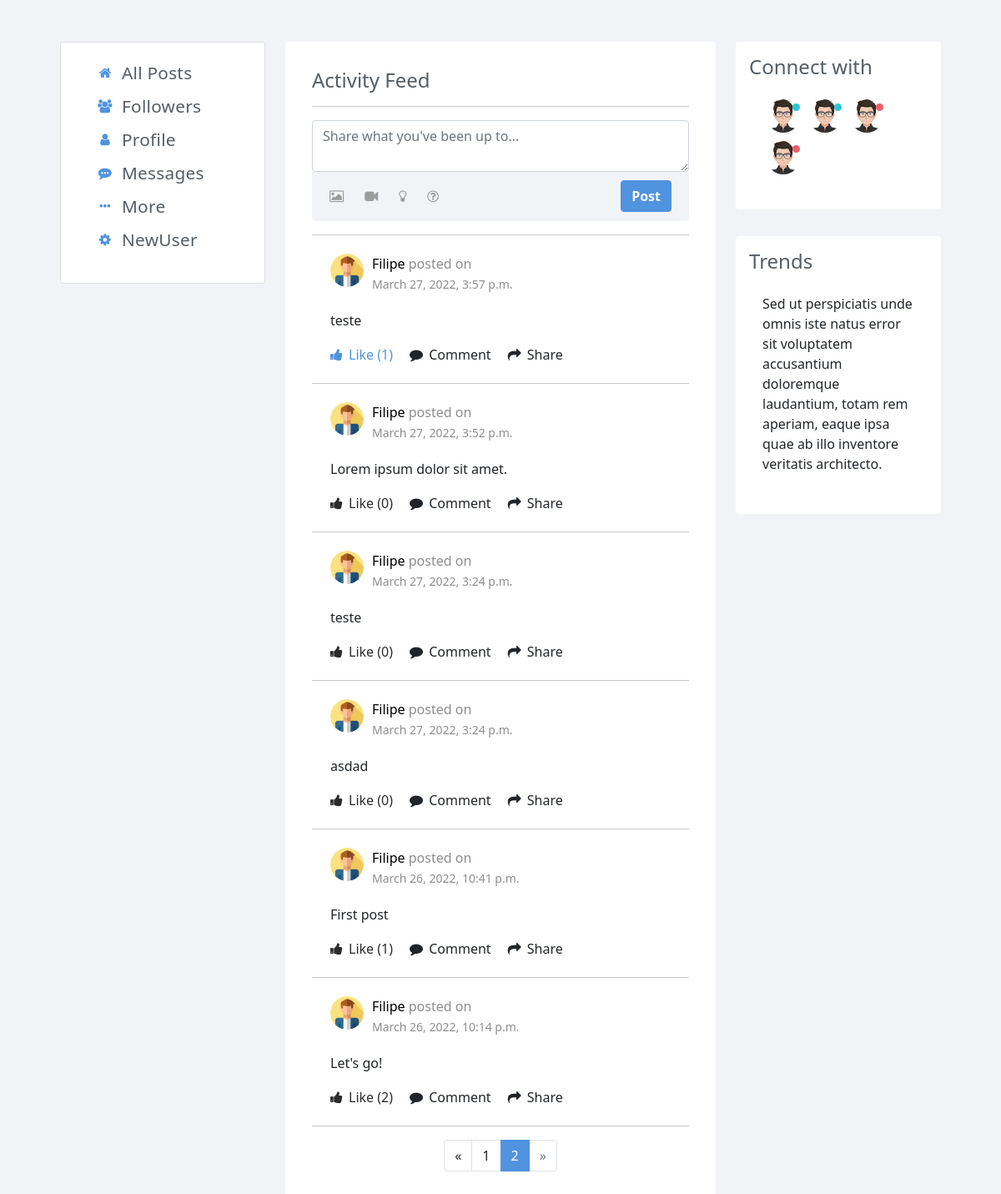
/?page=2 (signed in), run on the app's committed database.
### network/models.py (models this page shows, shortened)
class User(AbstractUser):
    pass

class Post(models.Model):
    user = models.ForeignKey(User, on_delete=models.CASCADE, related_name="user_id")
    content = models.CharField(max_length=300, null=True, blank=True)
    timestamp = models.DateTimeField(auto_now_add=True)

### network/views.py (the view)
# urls.py: path("", views.index, name="index"),
def index(request):
    if request.user.is_authenticated:
        all_posts = Post.objects.all().order_by('-timestamp')
        user_liked_posts = Like.objects.filter(
            user_id=request.user.id).values_list('post_id', flat=True)
        post_num_like = {}
        if len(all_posts) > 0:
            for post in all_posts:
                post_num_like.update({post.id: Like.objects.filter(
            post=post.id).count()})
        paginator = Paginator(all_posts, 10)
        page_number = request.GET.get('page', 1)
        pages = paginator.get_page(page_number)
        return render(request, "network/index.html",{
            "user_liked_posts": user_liked_posts,
            "post_num_likes": post_num_like,
            "posts_pages": pages
        })
    else:
        return HttpResponseRedirect(reverse("login"))

### network/templatetags/custom_tags.py (called while the page is built)
@register.filter(name='lookup')
def lookup(value, arg):
    return value[arg]

### network/templates/network/index.html (shortened to what this page needs)
{% extends "network/layout.html" %}
{% load static  %}
{% load custom_tags%}
{% block body %}
<div class="page-inner no-page-title" id="index_page">
    <div id="main-wrapper">
        <div class="row">
            <div class="col-lg-5 col-xl-3">
                <div class="card mb-3">
                    <div class="card-body">
                        <ul class="nav-main" id="navbar">
                            <li class="nav-main-item">
                                <a class="nav-main-link" href="{% url 'index' %}">
                                    <i class="nav-main-link-icon fa fa-home"></i>
                                    <span class="nav-main-link-name">All Posts</span>
                                </a>
                            </li>
                            <li class="nav-main-item">
                                <a class="nav-main-link" href="{% url 'following' %}">
                                    <i class="nav-main-link-icon fa fa-users"></i>
                                    <span class="nav-main-link-name">Followers</span>
                                </a>
                            </li>
                            <li class="nav-main-item">
                                <a class="nav-main-link" href="{% url 'profile' user%}">
                                    <i class="nav-main-link-icon fa fa-user"></i>
                                    <span class="nav-main-link-name">Profile</span>
                                </a>
                            </li>
                            <li class="nav-main-item">
                                <a class="nav-main-link" href="">
                                    <i class="nav-main-link-icon fa fa-commenting"></i>
                                    <span class="nav-main-link-name">Messages</span>
                                </a>
                            </li>
                            <li class="nav-main-item">
                                <a class="nav-main-link" href="#">
                                    <i class="nav-main-link-icon fa fa-ellipsis-h"></i>
                                    <span class="nav-main-link-name">More</span>
                                </a>
                            </li>
                             <li class="nav-main-item" type="button" id="dropdownMenu2" data-bs-toggle="dropdown" aria-expanded="false">
                                <a class="nav-main-link" href="#">
                                    <i class="nav-main-link-icon fa fa-cog"></i>
                                    <span class="nav-main-link-name">{{ user.username }}</span>
                                </a>
                            </li>
                        </ul>
                    </div>
                </div>
            </div>
            <div class="col-lg-7 col-xl-6">
                <div class="card card-white grid-margin">
                    <div class="card-body">
                        <h4>Activity Feed</h4>
                        <hr>
                        <form data-id="{{user.id}}" data-user="{{user.username}}" method="post" class="panel-activity__status">
                            <textarea name="content" id="content" placeholder="Share what you've been up to..." class="form-control"></textarea>
                            <div class="actions">
                                <div class="btn-group">
                                    <button type="button" class="btn-link" title="" data-toggle="tooltip" data-original-title="Post an Image">
                                        <i class="fa fa-image"></i>
                                    </button>
                                    <button type="button" class="btn-link" title="" data-toggle="tooltip" data-original-title="Post an Video">
                                        <i class="fa fa-video-camera"></i>
                                    </button>
                                    <button type="button" class="btn-link" title="" data-toggle="tooltip" data-original-title="Post an Idea">
                                        <i class="fa fa-lightbulb-o"></i>
                                    </button>
                                    <button type="button" class="btn-link" title="" data-toggle="tooltip" data-original-title="Post an Question">
                                        <i class="fa fa-question-circle-o"></i>
                                    </button>
                                </div>
                                <button type="submit" data-id="{{user.id}}" id="btn_submit" class="btn btn-blue">
                                    Post
                                </button>
                            </div>
                        </form>
                        <div class="profile-timeline">
                            <ul class="list-unstyled">
                                {% for post in posts_pages %}
                                <li class="timeline-item" id="post_{{post.id}}">
                                    <div class="card card-white card-no-padding">
                                        <div class="card-body">
                                            <div class="timeline-item-header">
                                                <img src="{% static 'network/img/user-'%}{{ post.user }}.png">
                                                <p><a class="a_user" href="{% url 'profile' post.user %}">{{post.user}} </a><span>posted on</span></p>
                                                <small>{{post.timestamp}}</small>
                                            </div>
                                            <div class="timeline-item-post">
                                                <p>{{post.content}}</p>
                                                <div class="timeline-options">
                                                    {% if post.id in user_liked_posts%}
                                                        <a class="like_btn active" id="{{post.id}}"><i class="fa fa-thumbs-up"></i> Like <span id="likes_{{post.id}}">({{post_num_likes|lookup:post.id}})</span></a>
                                                    {% else %}
                                                        <a class="like_btn" id="{{post.id}}"><i class="fa fa-thumbs-up"></i> Like <span id="likes_{{post.id}}">({{post_num_likes|lookup:post.id}})</span></a>
                                                    {% endif %}
                                                    <a><i class="fa fa-comment"></i> Comment</a>
                                                    <a><i class="fa fa-share"></i> Share</a>
                                                </div>
                                            </div>
                                        </div>
                                    </div>
                                </li>
                                <hr style="margin-bottom: 0px;margin-top: 0px;">
                                {% endfor %}
                            </ul>
                        </div>
                        {% if posts_pages.has_other_pages %}
                            <ul class="pagination justify-content-center">
                        {% if posts_pages.has_previous %}
                            <li class="page-item"><a class="page-link" href="?page={{ posts_pages.previous_page_number }}">«</a></li>
                        {% else %}
                            <li class="page-item disabled"><a class="page-link"><span>«</span></a></li>
                        {% endif %}
                        {% for i in posts_pages.paginator.page_range %}
                            {% if posts_pages.number == i %}
                            <li class="page-item active"><a class="page-link">{{ i }} <span class="page-link sr-only">(current)</span></a></li>
                            {% else %}
                            <li class="page-item"><a class="page-link" href="?page={{ i }}">{{ i }}</a></li>
                            {% endif %}
                        {% endfor %}
                        {% if posts_pages.has_next %}
                            <li class="page-item"><a class="page-link" href="?page={{ posts_pages.next_page_number }}">»</a></li>
                        {% else %}
                            <li class="page-item disabled"><a class="page-link"><span>»</span></a></li>
                        {% endif %}
                            </ul>
                        {% endif %}
                    </div>
                </div>
            </div>
            <div class="col-lg-12 col-xl-3">
                <div class="card card-white grid-margin">
                    <div class="card-heading clearfix">
                        <h4 class="card-title">Connect with</h4>
                    </div>
                    <div class="card-body">
                        <div class="team">
                            <div class="team-member">
                                <div class="online on"></div>
                                <img src="{% static 'network/img/'%}avatar7.png" alt="" />
                            </div>
                            <div class="team-member">
                                <div class="online on"></div>
                                <img src="{% static 'network/img/'%}avatar7.png" alt="" />
                            </div>
                            <div class="team-member">
                                <div class="online off"></div>
                                <img src="{% static 'network/img/'%}avatar7.png" alt="" />
                            </div>
                            <div class="team-member">
                                <div class="online off"></div>
                                <img src="{% static 'network/img/'%}avatar7.png" alt="" />
                            </div>
                        </div>
                    </div>
                </div>
                    <div class="card card-white">
                        <div class="card-heading clearfix">
                            <h4 class="card-title">Trends</h4>
                        </div>
                        <div class="card-body">
                            <p>Sed ut perspiciatis unde omnis iste natus error sit voluptatem accusantium doloremque laudantium, totam rem aperiam, eaque ipsa quae ab illo inventore veritatis architecto.</p>
                        </div>
                    </div>
                </div>
            </div>
        </div>
    </div>
</div>
{% endblock %}

### data on the page
User: username "NewUser"
Post: user (picture), user "Filipe", timestamp "March 27, 2022, 3:57 p.m.", content "teste", id "1"
Post: user (picture), user "Filipe", timestamp "March 27, 2022, 3:52 p.m.", content "Lorem ipsum dolor sit amet.", id "0"
Post: user (picture), user "Filipe", timestamp "March 27, 2022, 3:24 p.m.", content "teste", id "0"
Post: user (picture), user "Filipe", timestamp "March 27, 2022, 3:24 p.m.", content "asdad", id "0"
Post: user (picture), user "Filipe", timestamp "March 26, 2022, 10:41 p.m.", content "First post", id "1"
Post: user (picture), user "Filipe", timestamp "March 26, 2022, 10:14 p.m.", content "Let's go!", id "2"

### other printed values
{{ i }} "1"
{{ i }} "2"
